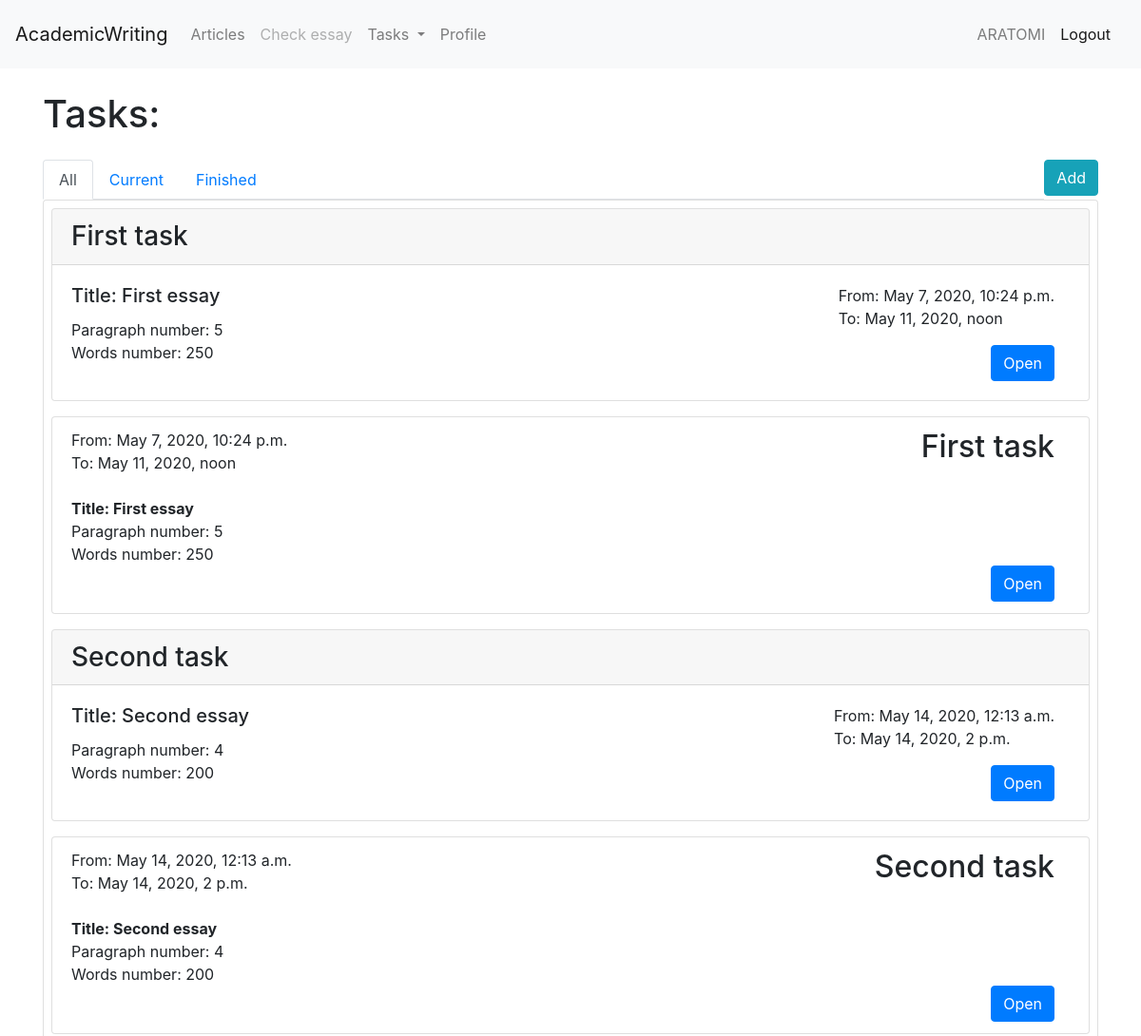
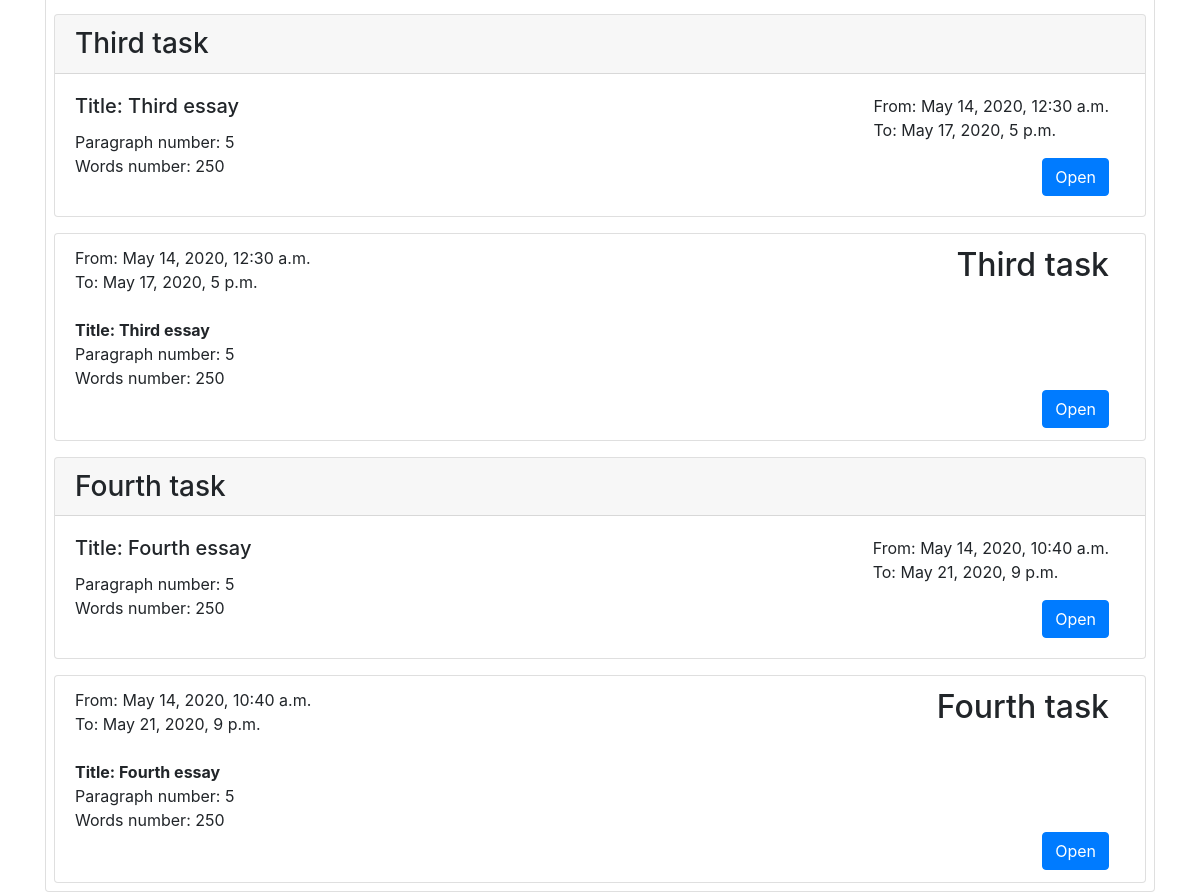
Page /tasks/ (signed in) on the committed database (2 pictures, top to bottom).
### AcademicWriting/models.py (models this page shows, shortened)
class Task(models.Model):
    creation_date = models.DateTimeField(auto_now=True, null=True)
    teacher = models.ForeignKey(User, on_delete=models.SET_NULL, verbose_name='Teacher', blank=False, null=True)
    deadline = models.DateTimeField(verbose_name='Deadline', null=True)
    name = models.CharField(max_length=100, verbose_name='Task name', null=True)
    group = models.ForeignKey(Group, on_delete=models.SET_NULL, verbose_name='Group', blank=False, null=True)
    title = models.CharField(max_length=100, verbose_name='Title', null=True)
    words_number = models.PositiveSmallIntegerField(verbose_name='Words number', null=True)
    paragraph_number = models.PositiveSmallIntegerField(verbose_name='Paragraph number', null=True)
    class Meta:
        verbose_name = 'Task'
        verbose_name_plural = 'Tasks'

### AcademicWriting/views.py (the view, shortened to what this page needs)
# urls.py: path('tasks/', views.tasks, name='tasks'),
def tasks(request):
    if request.user.is_authenticated:
        status = request.GET.get('status', 'all')
        if request.user.groups.all()[0].name == 'Students Group':
            task_list = Task.objects.filter(group=GP.objects.get(students=request.user))
        elif request.user.groups.all()[0].name == 'Teachers Group':
            task_list = Task.objects.filter(group=GP.objects.get(teachers=request.user))
        else:
            task_list = []
        if status == 'current':
            filtered_list = []
            for task in task_list:
                if now() < task.deadline:
                    filtered_list.append(task)
            task_list = filtered_list
        if status == 'finished':
            filtered_list = []
            for task in task_list:
                if now() >= task.deadline:
                    filtered_list.append(task)
            task_list = filtered_list
        context = {
            'tasks': task_list,
            'str': status,
            'is_teacher': request.user.groups.all()[0].name == 'Teachers Group',
            'form': TaskForm
        }
        template = 'tasks.html'
        return render(request, template, context)
    else:
        return HttpResponseRedirect("accounts/login")

### AcademicWriting/models.py (called while the page is built)
    def __str__(self):
        return f'{self.name}'

### AcademicWriting/templates/tasks.html (shortened to what this page needs)
{% extends 'base.html' %}
{% block content %}
    <div class="container mt-4">
        <h1 class="mb-4">Tasks:</h1>
        {% if is_teacher %}
            <button type="button" class="btn btn-info float-right" data-toggle="modal" data-target="#addTaskModal">Add</button>
        {% endif %}
        <ul class="nav nav-tabs">
          <li class="nav-item">
            <a class="nav-link {% if str != 'current' and str != 'finished' %} active {% endif %}" href="/tasks/?status=all">All</a>
          </li>
          <li class="nav-item">
            <a class="nav-link {% if str == 'current' %} active {% endif %}" href="/tasks/?status=current">Current</a>
          </li>
          <li class="nav-item">
            <a class="nav-link {% if str == 'finished' %} active {% endif %}" href="/tasks/?status=finished">Finished</a>
          </li>
        </ul>
        <div class="card">
        {% for task in tasks %}
            <div class="card m-2">
                <h3 class="card-header">{{ task.name }}</h3>
                <div class="card-body">
                    <span class="float-right mr-3">From: {{ task.creation_date }}<br>
                        To: {{ task.deadline }} <br>
                        <span class="float-right mr-0 mt-3"><a class="btn btn-primary" href="/tasks/task/{{ task.id }}/?status={{ str }}" role="button">Open</a> </span></span>
                    <h5 class="card-title">Title: {{ task.title }}</h5>
                    <p class="card-text">Paragraph number: {{ task.paragraph_number }}<br>
                    Words number: {{ task.words_number }}</p>
                </div>
            </div>
            <ul class="list-group m-2">
                <li class="list-group-item">
                    <h2 class="float-right mr-3">{{ task.name }}</h2>
                    <span>From: {{ task.creation_date }}</span><br>
                    <span>To: {{ task.deadline }}</span><br><br>
                    <span><b>Title: {{ task.title }}</b></span><br>
                    <span>Paragraph number: {{ task.paragraph_number }}</span><br>
                    <span>Words number: {{ task.words_number }}</span><br>
                    <span class="float-right mr-3"><a class="btn btn-primary" href="/tasks/task/{{ task.id }}/?status={{ str }}" role="button">Open</a> </span>
                </li>
            </ul>
        {% empty %}
            <h3 class="m-4">Nothing found...</h3>
        {% endfor %}
        </div>
    </div>
{%  endblock %}

### AcademicWriting/templates/base.html (shortened to what this page needs)
<!doctype html>
<html lang="en">
  <head>
    <link rel="stylesheet" href="https://stackpath.bootstrapcdn.com/bootstrap/4.4.1/css/bootstrap.min.css">
  </head>
  <body>
    <nav class="navbar navbar-expand-lg navbar-light bg-light">
      <a class="navbar-brand" href="/">AcademicWriting</a>
      <div class="collapse navbar-collapse" id="navbarSupportedContent">
        <ul class="navbar-nav mr-auto">
          {% url 'articles' as url_articles %}
          <li class="nav-item {% if url_articles == request.path %}active{% endif %}" >
            <a class="nav-link" href="{{ url_articles }}">Articles <span class="sr-only">(current)</span></a>
          </li>
          {% url 'check_essay' as url_check_essay %}
          <li class="nav-item {% if url_check_essay == request.path %}active{% endif %}" >
            <a class="nav-link disabled" href="{{ url_check_essay }}">Check essay <span class="sr-only">(current)</span></a>
          </li>
          <li class="nav-item dropdown">
            <a class="nav-link dropdown-toggle" href="#" id="navbarDropdown" role="button" data-toggle="dropdown" aria-haspopup="true" aria-expanded="false">
              Tasks
            </a>
          </li>
          {% url 'profile_page' as url_profile_page %}
          <li class="nav-item {% if url_profile_page == request.path %}active{% endif %}" >
            <a class="nav-link" href="{{ url_profile_page }}">Profile<span class="sr-only">(current)</span></a>
          </li>
        </ul>
      {% if request.user.is_authenticated %}
        <span class="navbar-text">
            {{ request.user }}
        </span>
        <span class="navbar-text">
            {% url 'logout' as url_logout %}
                    <a class="nav-link" href="{{ url_logout }}">Logout</a>
        </span>
      {% else %}
            {% url 'login_page' as url_login %}
                    <a class="nav-link" href="{{ url_login }}">Login</a>
      {% endif %}
      </div>
    </nav>
    {% block content %}{% endblock %}
  </body>
</html>

### rows in the picture
Task: name "First task", creation_date "May 7, 2020, 10:24 p.m.", deadline "May 11, 2020, noon", title "First essay", paragraph_number "5", words_number "250"
Task: name "Second task", creation_date "May 14, 2020, 12:13 a.m.", deadline "May 14, 2020, 2 p.m.", title "Second essay", paragraph_number "4", words_number "200"
Task: name "Third task", creation_date "May 14, 2020, 12:30 a.m.", deadline "May 17, 2020, 5 p.m.", title "Third essay", paragraph_number "5", words_number "250"
Task: name "Fourth task", creation_date "May 14, 2020, 10:40 a.m.", deadline "May 21, 2020, 9 p.m.", title "Fourth essay", paragraph_number "5", words_number "250"

### other values in the picture
{{ request.user }} "ARATOMI"
